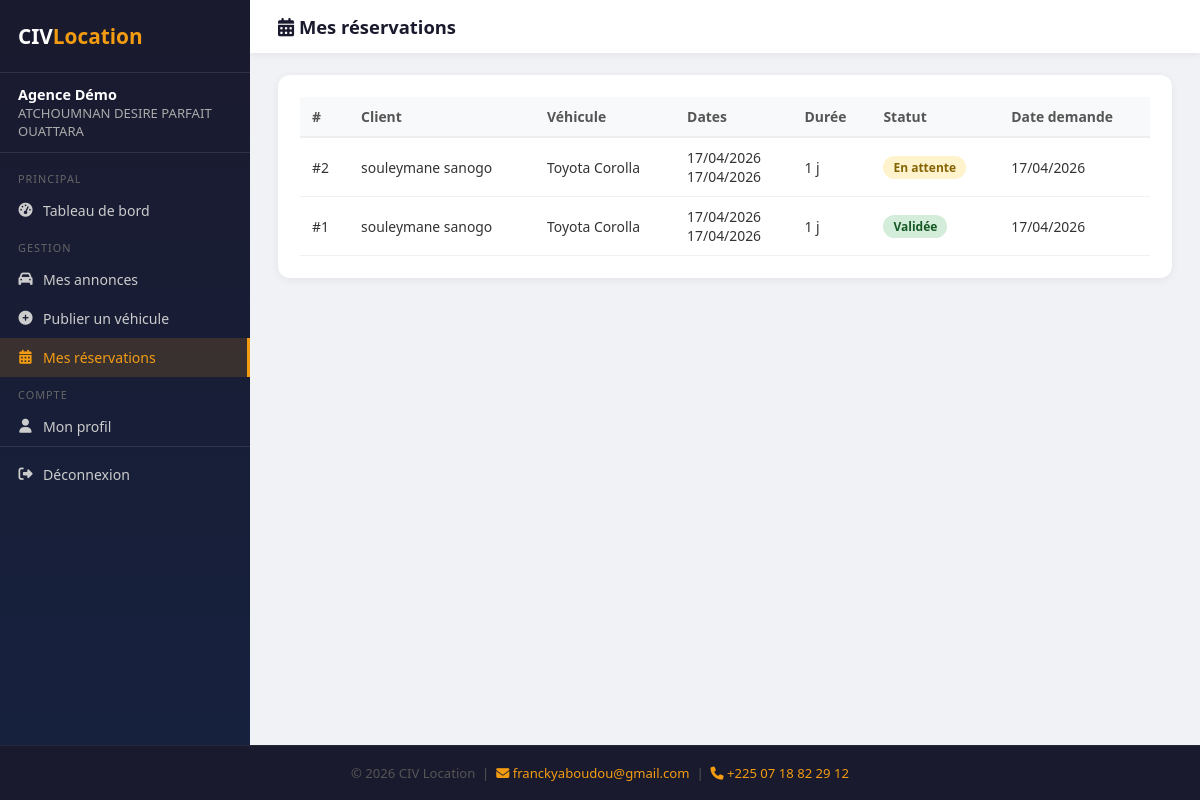
Page /partenaire/reservations/ (signed in) on the committed database.
### public/models.py (models this page shows, shortened)
class Partenaire(models.Model):
    STATUT_CHOICES = [
        ('en_attente', 'En attente'),
        ('actif', 'Actif'),
        ('suspendu', 'Suspendu'),
    ]
    nom_agence = models.CharField(max_length=200)
    nom_responsable = models.CharField(max_length=100)
    prenom_responsable = models.CharField(max_length=100)
    email = models.EmailField(unique=True)
    telephone = models.CharField(max_length=20)
    adresse = models.TextField()
    ville = models.CharField(max_length=100)
    logo = models.ImageField(upload_to='partenaires/logos/', blank=True, null=True)
    document_justificatif = models.FileField(upload_to='partenaires/documents/', blank=True, null=True)
    mot_de_passe = models.CharField(max_length=255)
    statut = models.CharField(max_length=20, choices=STATUT_CHOICES, default='en_attente')
    date_inscription = models.DateTimeField(default=timezone.now)
    derniere_connexion = models.DateTimeField(null=True, blank=True)
    class Meta:
        verbose_name = 'Partenaire'
        verbose_name_plural = 'Partenaires'
        ordering = ['-date_inscription']

class Reservation(models.Model):
    STATUT_CHOICES = [
        ('en_attente', 'En attente'),
        ('validee', 'Validée'),
        ('refusee', 'Refusée'),
        ('annulee', 'Annulée'),
    ]
    PAIEMENT_CHOICES = [
        ('cash_livraison', 'Cash à la livraison'),
    ]
    nom = models.CharField(max_length=100)
    prenom = models.CharField(max_length=100)
    email = models.EmailField()
    telephone = models.CharField(max_length=20)
    vehicule = models.ForeignKey(Vehicule, on_delete=models.CASCADE, related_name='reservations')
    date_debut = models.DateField()
    date_fin = models.DateField()
    lieu_prise_en_charge = models.CharField(max_length=255, default='')
    moyen_paiement = models.CharField(max_length=30, choices=PAIEMENT_CHOICES, default='cash_livraison')
    cni_recto = models.ImageField(upload_to=upload_cni)
    cni_verso = models.ImageField(upload_to=upload_cni)
    permis_conduire = models.ImageField(upload_to=upload_permis)
    statut = models.CharField(max_length=20, choices=STATUT_CHOICES, default='en_attente')
    motif_refus = models.TextField(blank=True, help_text="Visible uniquement en interne")
    date_demande = models.DateTimeField(default=timezone.now)
    class Meta:
        verbose_name = 'Réservation'
        verbose_name_plural = 'Réservations'
        ordering = ['-date_demande']
    def _as_date(self, val):
        from datetime import date
        if isinstance(val, date):
            return val
        return date.fromisoformat(str(val))
    def nombre_jours(self):
        delta = self._as_date(self.date_fin) - self._as_date(self.date_debut)
        return delta.days + 1

class Vehicule(models.Model):
    TYPE_CHOICES = [
        ('berline', 'Berline'),
        ('suv', 'SUV'),
        ('pickup', 'Pick-up'),
        ('minibus', 'Minibus'),
        ('citadine', 'Citadine'),
        ('utilitaire', 'Utilitaire'),
        ('4x4', '4x4'),
        ('van', 'Van'),
    ]
    TRANSMISSION_CHOICES = [
        ('manuelle', 'Manuelle'),
        ('automatique', 'Automatique'),
    ]
    STATUT_CHOICES = [
        ('en_attente', 'En attente'),
        ('valide', 'Validé'),
        ('rejete', 'Rejeté'),
    ]
    partenaire = models.ForeignKey(Partenaire, on_delete=models.CASCADE, related_name='vehicules')
    marque = models.CharField(max_length=100)
    modele = models.CharField(max_length=100)
    annee = models.PositiveIntegerField()
    type_vehicule = models.CharField(max_length=20, choices=TYPE_CHOICES)
    couleur = models.CharField(max_length=50)
    nombre_places = models.PositiveIntegerField()
    transmission = models.CharField(max_length=20, choices=TRANSMISSION_CHOICES)
    climatisation = models.BooleanField(default=True)
    prix_par_jour = models.DecimalField(max_digits=10, decimal_places=0)
    localisation = models.CharField(max_length=200)
    disponible = models.BooleanField(default=True)
    description = models.TextField(blank=True)
    statut_validation = models.CharField(max_length=20, choices=STATUT_CHOICES, default='en_attente')
    date_ajout = models.DateTimeField(default=timezone.now)
    vues = models.PositiveIntegerField(default=0)
    class Meta:
        verbose_name = 'Véhicule'
        verbose_name_plural = 'Véhicules'
        ordering = ['-date_ajout']

### partenaire/views.py (the view)
    def wrapper(request, *args, **kwargs):
        if not request.session.get('partenaire_id'):
            return redirect('partenaire_connexion')
        try:
            p = Partenaire.objects.get(pk=request.session['partenaire_id'])
            if p.statut != 'actif':
                request.session.pop('partenaire_id', None)
                return redirect('partenaire_connexion')
            request.partenaire = p
        except Partenaire.DoesNotExist:
            request.session.pop('partenaire_id', None)
            return redirect('partenaire_connexion')
        return view_func(request, *args, **kwargs)

### partenaire/views.py (called while the page is built)
def login_required_partenaire(view_func):
    def wrapper(request, *args, **kwargs):
        if not request.session.get('partenaire_id'):
            return redirect('partenaire_connexion')
        try:
            p = Partenaire.objects.get(pk=request.session['partenaire_id'])
            if p.statut != 'actif':
                request.session.pop('partenaire_id', None)
                return redirect('partenaire_connexion')
            request.partenaire = p
        except Partenaire.DoesNotExist:
            request.session.pop('partenaire_id', None)
            return redirect('partenaire_connexion')
        return view_func(request, *args, **kwargs)
    return wrapper

@login_required_partenaire
def reservations(request):
    p = request.partenaire
    qs = Reservation.objects.filter(vehicule__partenaire=p).select_related('vehicule').order_by('-date_demande')
    return render(request, 'partenaire/reservations.html', {'partenaire': p, 'reservations': qs})

### partenaire/templates/partenaire/reservations.html (shortened to what this page needs)
{% extends "partenaire/base_partenaire.html" %}
{% block page_title %}<i class="fas fa-calendar-alt"></i> Mes réservations{% endblock %}
{% block content %}
    <div class="card">
      <table>
        <thead><tr><th>#</th><th>Client</th><th>Véhicule</th><th>Dates</th><th>Durée</th><th>Statut</th><th>Date demande</th></tr></thead>
        <tbody>
        {% for r in reservations %}
        <tr>
          <td>#{{ r.pk }}</td>
          <td>{{ r.prenom }} {{ r.nom }}</td>
          <td>{{ r.vehicule.marque }} {{ r.vehicule.modele }}</td>
          <td>{{ r.date_debut|date:"d/m/Y" }}<br>{{ r.date_fin|date:"d/m/Y" }}</td>
          <td>{{ r.nombre_jours }} j</td>
          <td><span class="badge badge-{{ r.statut }}">{{ r.get_statut_display }}</span></td>
          <td>{{ r.date_demande|date:"d/m/Y" }}</td>
        </tr>
        {% empty %}
        <tr><td colspan="7"><div class="empty">Aucune réservation reçue</div></td></tr>
        {% endfor %}
        </tbody>
      </table>
    </div>
{% endblock %}

### partenaire/templates/partenaire/base_partenaire.html (shortened to what this page needs)
<!DOCTYPE html>
<html lang="fr">
<head>
<link rel="stylesheet" href="https://cdnjs.cloudflare.com/ajax/libs/font-awesome/6.4.0/css/all.min.css">
</head>
<body>
<div class="app-wrapper">
<div class="sidebar">
  <div class="sidebar-logo">CIV<span>Location</span></div>
  <div class="sidebar-user">
    <strong>{{ partenaire.nom_agence }}</strong>
    {{ partenaire.prenom_responsable }} {{ partenaire.nom_responsable }}
  </div>
  <nav class="nav">
    <div class="nav-section">Principal</div>
    <a href="{% url 'partenaire_dashboard' %}" {% if request.resolver_match.url_name == 'partenaire_dashboard' %}class="active"{% endif %}><i class="fas fa-tachometer-alt"></i> Tableau de bord</a>
    <div class="nav-section">Gestion</div>
    <a href="{% url 'partenaire_annonces' %}" {% if request.resolver_match.url_name == 'partenaire_annonces' %}class="active"{% endif %}><i class="fas fa-car"></i> Mes annonces</a>
    <a href="{% url 'partenaire_annonce_ajouter' %}" {% if request.resolver_match.url_name == 'partenaire_annonce_ajouter' %}class="active"{% endif %}><i class="fas fa-plus-circle"></i> Publier un véhicule</a>
    <a href="{% url 'partenaire_reservations' %}" {% if request.resolver_match.url_name == 'partenaire_reservations' %}class="active"{% endif %}><i class="fas fa-calendar-alt"></i> Mes réservations</a>
    <div class="nav-section">Compte</div>
    <a href="{% url 'partenaire_profil' %}" {% if request.resolver_match.url_name == 'partenaire_profil' %}class="active"{% endif %}><i class="fas fa-user"></i> Mon profil</a>
    <div class="nav-deconnexion">
      <a href="{% url 'partenaire_deconnexion' %}"><i class="fas fa-sign-out-alt"></i> Déconnexion</a>
    </div>
  </nav>
</div>
<div class="main">
  <div class="topbar">
    <h1>{% block page_title %}<i class="fas fa-home"></i> Tableau de bord{% endblock %}</h1>
  </div>
  <div class="content">
    {% block content %}{% endblock %}
  </div>
</div>
</div>
<footer class="footer-interne">
  <p>© 2026 CIV Location &nbsp;|&nbsp;
  <a href="mailto:franckyaboudou@gmail.com"><i class="fas fa-envelope"></i> franckyaboudou@gmail.com</a>
  &nbsp;|&nbsp;
  <a href="tel:+2250718822912"><i class="fas fa-phone"></i> +225 07 18 82 29 12</a>
  </p>
</footer>
</body>
</html>

### rows in the picture
Partenaire: nom_agence "Agence Démo", prenom_responsable "ATCHOUMNAN DESIRE PARFAIT", nom_responsable "OUATTARA"
Reservation: pk "2", prenom "souleymane", nom "sanogo", vehicule.marque "Toyota", vehicule.modele "Corolla", date_debut "17/04/2026", date_fin "17/04/2026", nombre_jours "1", statut "En attente", date_demande "17/04/2026"
Reservation: pk "1", prenom "souleymane", nom "sanogo", vehicule.marque "Toyota", vehicule.modele "Corolla", date_debut "17/04/2026", date_fin "17/04/2026", nombre_jours "1", statut "Validée", date_demande "17/04/2026"
